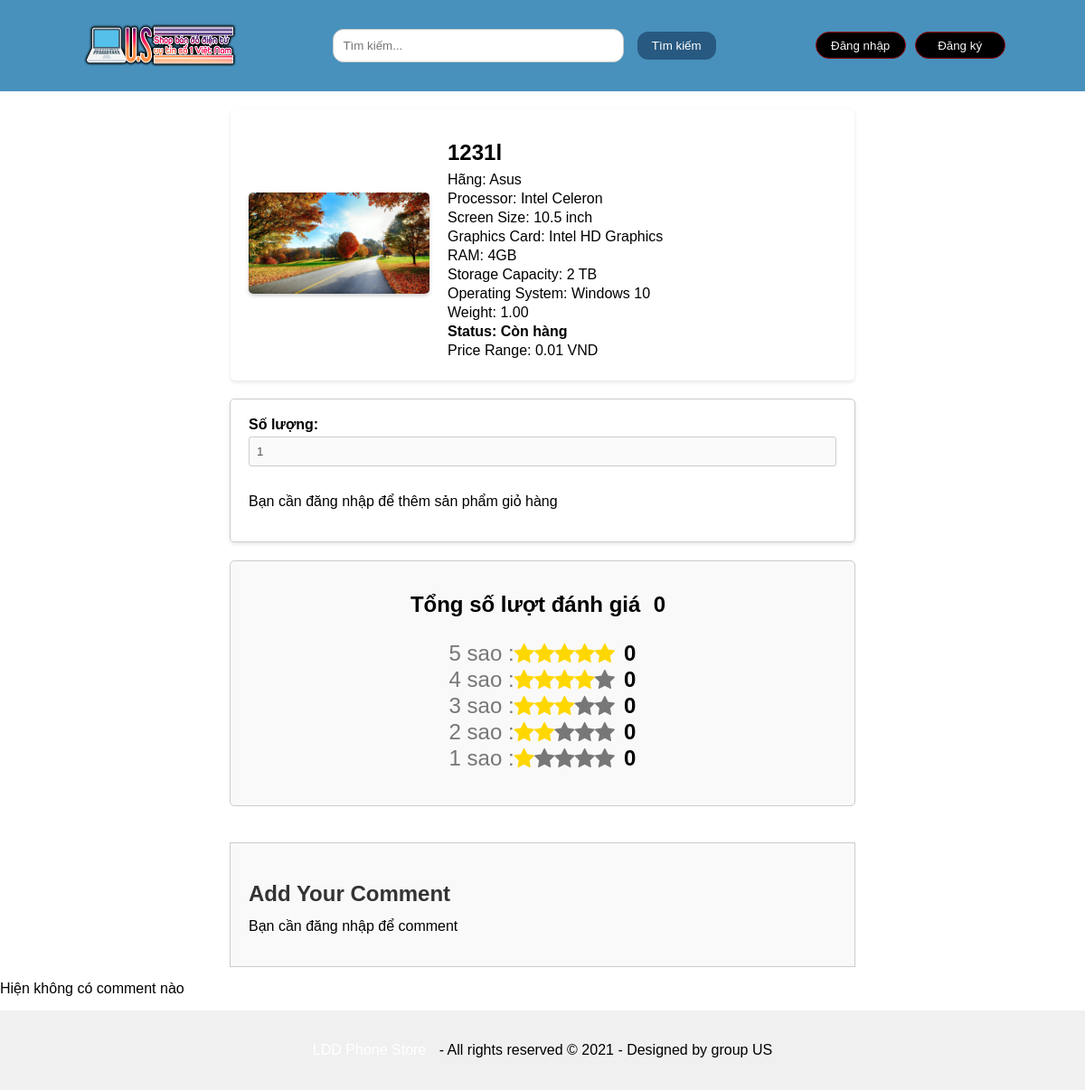
The page /layout/product_details.php?id=25 on the database as committed earlier.
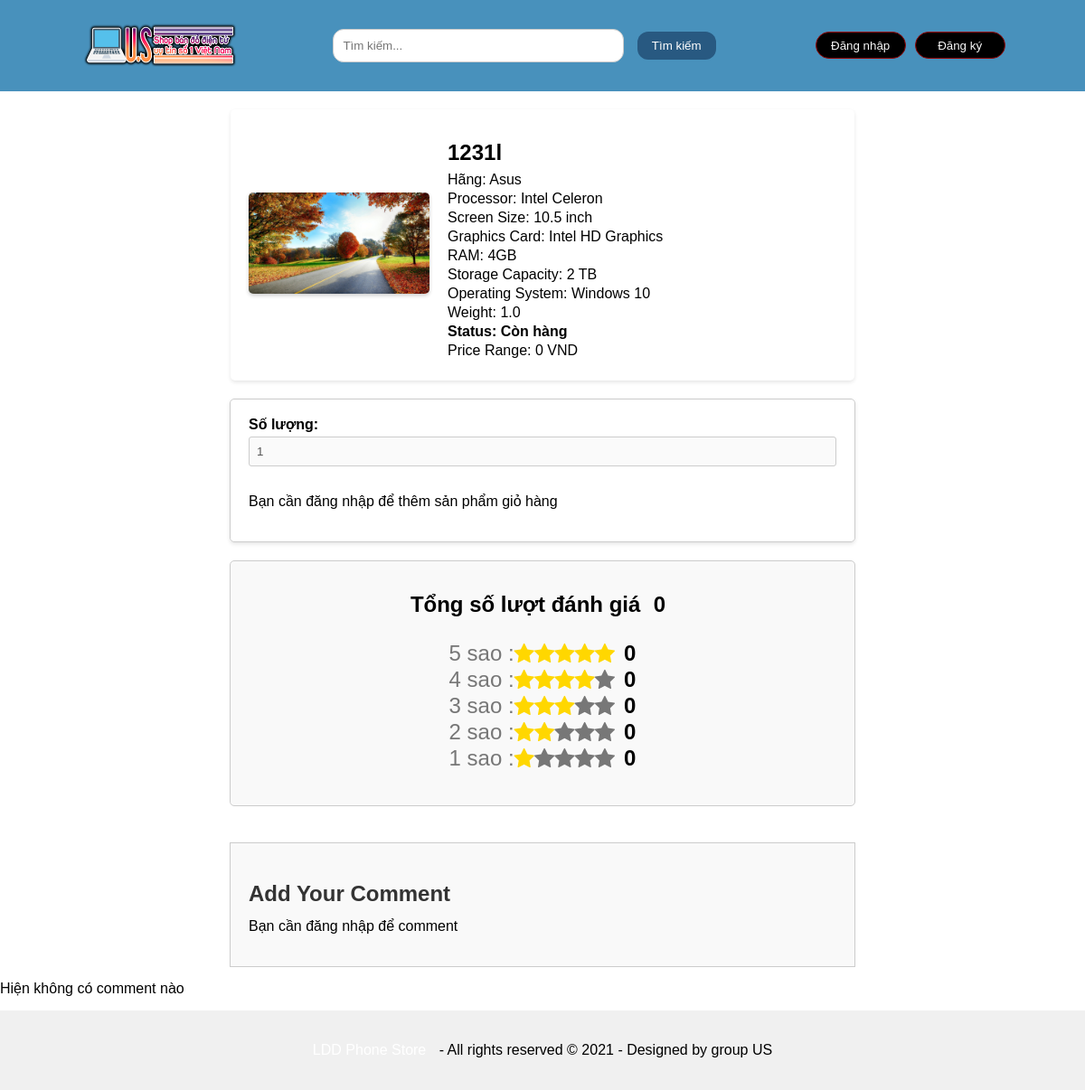
The same page on the database as committed later.
### tables this page shows
CREATE TABLE `laptops` (
  `id` int(11) NOT NULL,
  `laptop_name` varchar(100) NOT NULL,
  `brand` varchar(50) NOT NULL,
  `processor` varchar(50) NOT NULL,
  `screen_size` varchar(20) NOT NULL,
  `graphics_card` varchar(100) NOT NULL,
  `ram` varchar(10) NOT NULL,
  `storage_capacity` varchar(50) NOT NULL,
  `operating_system` varchar(50) NOT NULL,
  `weight` decimal(5,1) NOT NULL,
  `status` enum('Còn hàng','Liên hệ') NOT NULL,
  `price_range` decimal(10,0) NOT NULL,
  `image_url` varchar(255) NOT NULL
);

### layout/select-sql/laptop-detail-info.php (called while the page is built)
<?php
$laptop_id = sanitize_input($_GET['id']);
$sql = "SELECT `id`, `laptop_name`, `brand`, `processor`, `screen_size`, `graphics_card`, `ram`, `storage_capacity`, `operating_system`, `weight`, `status`, `price_range`, `image_url` FROM `laptops` WHERE `id` = $laptop_id";
$result = $conn->query($sql);
?>

### layout/select-sql/rating-review.php (called while the page is built, shortened)
<?php
                    function getTotalRatings($laptop_id, $conn) {
                        $sql = "SELECT COUNT(*) AS total_ratings FROM binh_luan_laptop WHERE laptop_id = ?";
                        $stmt = $conn->prepare($sql);
                        $stmt->bind_param("i", $laptop_id);
                        $stmt->execute();
                        $result = $stmt->get_result();
                        $row = $result->fetch_assoc();
                        return $row['total_ratings'];
                    }
                    function getRatingsCount($laptop_id, $rating, $conn) {
                        $sql = "SELECT COUNT(*) AS rating_count FROM binh_luan_laptop WHERE laptop_id = ? AND rating = ?";
                        $stmt = $conn->prepare($sql);
                        $stmt->bind_param("ii", $laptop_id, $rating);
                        $stmt->execute();
                        $result = $stmt->get_result();
                        $row = $result->fetch_assoc();
                        return $row['rating_count'];
                    }
                        $laptop_id = $row['id'];
                        $total_ratings = getTotalRatings($laptop_id, $conn);
                        $ratings_5 = getRatingsCount($laptop_id, 5, $conn);
                        $ratings_4 = getRatingsCount($laptop_id, 4, $conn);
                        $ratings_3 = getRatingsCount($laptop_id, 3, $conn);
                        $ratings_2 = getRatingsCount($laptop_id, 2, $conn);
                        $ratings_1 = getRatingsCount($laptop_id, 1, $conn);
                ?>

### layout/product_details.php (the view, shortened to what the rows shown need)
<!DOCTYPE html>
<html lang="en">
<head>
    <link rel="stylesheet" href="/css/laptop_detail.css">
    <link rel="stylesheet" href="https://cdnjs.cloudflare.com/ajax/libs/font-awesome/4.7.0/css/font-awesome.min.css">
</head>
<body>
    <header><?php include "header.php"; ?></header>
    <div class="container">
    <?php
    include 'connect.php';
    function sanitize_input($input) {
        return intval($input);
    }
    if (isset($_GET['id'])) {
        include 'select-sql/laptop-detail-info.php';
        if ($result && $result->num_rows > 0) {
            $row = $result->fetch_assoc();
            ?>
            <div class="product-details">
                <div class="product-image">
                    <img src="/action/<?php echo $row['image_url']; ?>" alt="<?php echo $row['laptop_name']; ?> Image">
                </div>
                <div class="laptop_detail">
                    <form class="product-info-form">
                        <h1><?php echo $row['laptop_name']; ?></h1>
                        <p>Hãng: <?php echo $row['brand']; ?></p>
                        <p>Processor: <?php echo $row['processor']; ?></p>
                        <p>Screen Size: <?php echo $row['screen_size']; ?></p>
                        <p>Graphics Card: <?php echo $row['graphics_card']; ?></p>
                        <p>RAM: <?php echo $row['ram']; ?></p>
                        <p>Storage Capacity: <?php echo $row['storage_capacity']; ?></p>
                        <p>Operating System: <?php echo $row['operating_system']; ?></p>
                        <p>Weight: <?php echo $row['weight']; ?></p>
                        <p class="status">Status: <?php echo $row['status']; ?></p>
                        <p>Price Range: <?php echo $row['price_range']; ?> VND</p>
                    </form>
                </div>
            </div>
            <?php if (isset($_SESSION['user_id'])) : ?>
                <div class="add-to-cart-form">
                    <form action="/action/add_to_cart.php" method="post">
                        <input type="hidden" name="laptop_id" value="<?php echo $row['id']; ?>">
                        <input type="hidden" name="user_id" value="<?php echo $_SESSION['user_id']; ?>">
                        <label for="quantity">Số lượng:</label>
                        <input type="number" name="quantity" id="quantity" value="1" min="1" max="10">
                        <input type="submit" value="Add to Cart">
                    </form>
                </div>
                <?php  include 'select-sql/rating-review.php' ;?>
                <form class="rating-review">
                    <div class="star-total-total">
                        <h1 class="name-total">Tổng số lượt đánh giá</h1>
                        <h1 class="number-rating-total" ><?php echo $total_ratings; ?></h1>
                    </div>
                    <div class="break-down">
                        <div class="star-rating">
                            <span>5 sao : </span>
                            <span class="fa fa-star checked"></span>
                            <span class="fa fa-star checked"></span>
                            <span class="fa fa-star checked"></span>
                            <span class="fa fa-star checked"></span>
                            <span class="fa fa-star checked"></span>
                            <h1 class="number-rating"><?php echo $ratings_5; ?></h1>
                        </div>
                        <div class="star-rating">
                            <span>4 sao : </span>
                            <span class="fa fa-star checked"></span>
                            <span class="fa fa-star checked"></span>
                            <span class="fa fa-star checked"></span>
                            <span class="fa fa-star checked"></span>
                            <span class="fa fa-star"></span>
                            <h1 class="number-rating"><?php echo $ratings_4; ?></h1>
                        </div>
                        <div class="star-rating">
                            <span>3 sao : </span>
                            <span class="fa fa-star checked"></span>
                            <span class="fa fa-star checked"></span>
                            <span class="fa fa-star checked"></span>
                            <span class="fa fa-star"></span>
                            <span class="fa fa-star"></span>
                            <h1 class="number-rating"><?php echo $ratings_3; ?></h1>
                        </div>
                        <div class="star-rating">
                            <span>2 sao : </span>
                            <span class="fa fa-star checked"></span>
                            <span class="fa fa-star checked"></span>
                            <span class="fa fa-star"></span>
                            <span class="fa fa-star"></span>
                            <span class="fa fa-star"></span>
                            <h1 class="number-rating"><?php echo $ratings_2; ?></h1>
                        </div>
                        <div class="star-rating">
                            <span>1 sao : </span>
                            <span class="fa fa-star checked"></span>
                            <span class="fa fa-star"></span>
                            <span class="fa fa-star"></span>
                            <span class="fa fa-star"></span>
                            <span class="fa fa-star"></span>
                            <h1 class="number-rating"><?php echo $ratings_1; ?></h1>
                        </div>
                    </div>
                </form>
                <div class="comment-form">
                    <h3>Add Your Comment</h3>
                    <form action="/action/add_comment.php" method="post">
                        <input type="hidden" name="laptop_id" value="<?php echo $laptop_id; ?>">
                        <input type="hidden" name="user_id" value="<?php echo $_SESSION['user_id']; ?>">
                        <?php if (!empty($_SESSION['username'])) : ?>
                            <p><strong>Username:</strong> <?php echo $_SESSION['username']; ?></p>
                        <?php endif; ?>
                        <label for="rating">Rating:</label>
                        <select name="rating" id="rating">
                            <option value="5">5 Stars</option>
                            <option value="4">4 Stars</option>
                            <option value="3">3 Stars</option>
                            <option value="2">2 Stars</option>
                            <option value="1">1 Star</option>
                        </select>
                        <br>
                        <label for="comment">Your Comment:</label>
                        <textarea name="comment" id="comment" rows="4" cols="50" required></textarea>
                        <br>
                        <input type="submit" value="Submit">
                    </form>
                </div>
            <?php else : ?>
                <div class="add-to-cart-form">
                    <form action="/action/add_to_cart.php" method="post">
                        <label for="quantity">Số lượng:</label>
                        <input type="number" name="quantity" id="quantity" value="1" min="1" max="10" disabled>
                        <p>Bạn cần đăng nhập để thêm sản phẩm giỏ hàng</p>
                    </form>
                </div>
                <?php  include 'select-sql/rating-review.php' ;?>
                <form class="rating-review">
                    <div class="star-total-total">
                        <h1 class="name-total">Tổng số lượt đánh giá</h1>
                        <h1 class="number-rating-total" ><?php echo $total_ratings; ?></h1>
                    </div>
                    <div class="break-down">
                        <div class="star-rating">
                            <span>5 sao : </span>
                            <span class="fa fa-star checked"></span>
                            <span class="fa fa-star checked"></span>
                            <span class="fa fa-star checked"></span>
                            <span class="fa fa-star checked"></span>
                            <span class="fa fa-star checked"></span>
                            <h1 class="number-rating"><?php echo $ratings_5; ?></h1>
                        </div>
                        <div class="star-rating">
                            <span>4 sao : </span>
                            <span class="fa fa-star checked"></span>
                            <span class="fa fa-star checked"></span>
                            <span class="fa fa-star checked"></span>
                            <span class="fa fa-star checked"></span>
                            <span class="fa fa-star"></span>
                            <h1 class="number-rating"><?php echo $ratings_4; ?></h1>
                        </div>
                        <div class="star-rating">
                            <span>3 sao : </span>
                            <span class="fa fa-star checked"></span>
                            <span class="fa fa-star checked"></span>
                            <span class="fa fa-star checked"></span>
                            <span class="fa fa-star"></span>
                            <span class="fa fa-star"></span>
                            <h1 class="number-rating"><?php echo $ratings_3; ?></h1>
                        </div>
                        <div class="star-rating">
                            <span>2 sao : </span>
                            <span class="fa fa-star checked"></span>
                            <span class="fa fa-star checked"></span>
                            <span class="fa fa-star"></span>
                            <span class="fa fa-star"></span>
                            <span class="fa fa-star"></span>
                            <h1 class="number-rating"><?php echo $ratings_2; ?></h1>
                        </div>
                        <div class="star-rating">
                            <span>1 sao : </span>
                            <span class="fa fa-star checked"></span>
                            <span class="fa fa-star"></span>
                            <span class="fa fa-star"></span>
                            <span class="fa fa-star"></span>
                            <span class="fa fa-star"></span>
                            <h1 class="number-rating"><?php echo $ratings_1; ?></h1>
                        </div>
                    </div>
                    </div>
                <div class="comment-form-no-login">
                    <h3>Add Your Comment</h3>
                    <p>Bạn cần đăng nhập để comment</p>
                </div>
            <?php endif; ?>
            <?php
            include 'select-sql/comment.php';
            if (!empty($comments)) {
                $comments_per_page = 5;
                $total_comments = count($comments);
                $total_pages = ceil($total_comments / $comments_per_page);
                $current_page = isset($_GET['page']) ? intval($_GET['page']) : 1;
                if ($current_page < 1) {
                    $current_page = 1;
                } elseif ($current_page > $total_pages) {
                    $current_page = $total_pages;
                }
                $start_index = ($current_page - 1) * $comments_per_page;
                $end_index = $start_index + $comments_per_page;
                echo '<div class="comments">';
                for ($i = $start_index; $i < $end_index && $i < $total_comments; $i++) {
                    echo '<div class="comment">';
                    echo '<p>User: ' . $comments[$i]['full_name'] . '</p>';
                    echo '<p>Comment: ' . $comments[$i]['noi_dung'] . '</p>';
                    echo '</div>';
                }
                echo '</div>';
                echo '<div class="pagination">';
                for ($page = 1; $page <= $total_pages; $page++) {
                    echo '<a href="?id=' . $laptop_id . '&page=' . $page . '">' . $page . '</a>';
                }
                echo '</div>';
            } else {
                echo '<p>Hiện không có comment nào</p>';
            }
            ?>
                        <?php
                    } else {
                        echo "<p>Không tìm thấy laptop</p>";
                    }
                } else {
                    echo "<p>Yêu cầu không hợp lệ. ID máy tính xách tay không được cung cấp</p>";
                }
                ?>
    <footer><?php include "footer.php"; ?></footer>
</body>
</html>

Rows that differ between the two databases and show on the page:
changed laptops "Asus": weight "1.00" → "1.0"; price_range "0.01" → "0"
